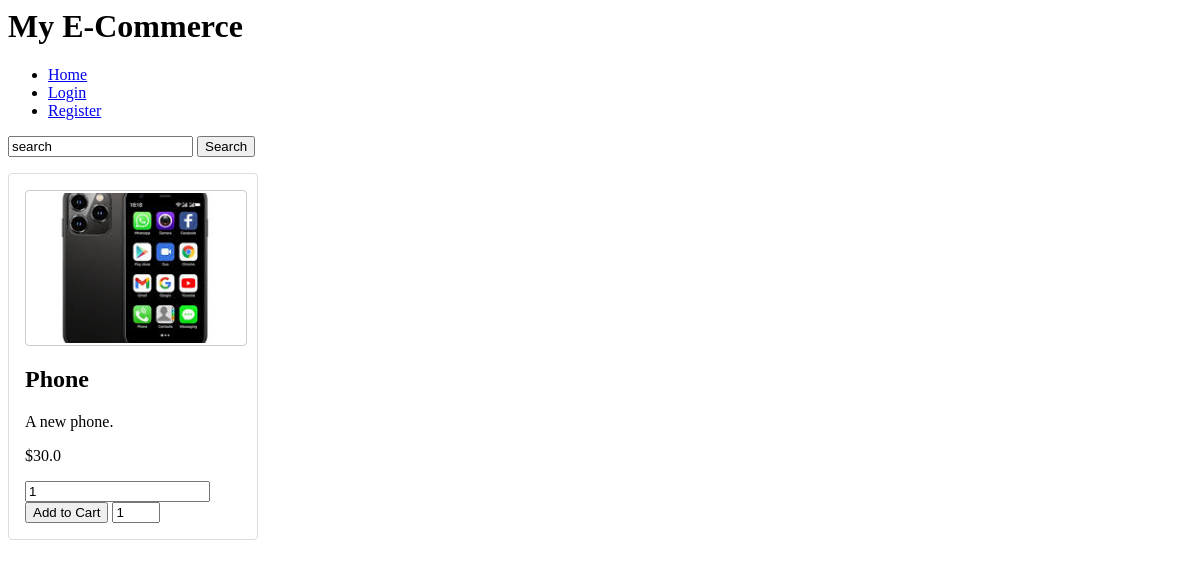
The page /search/ on the database as committed earlier.
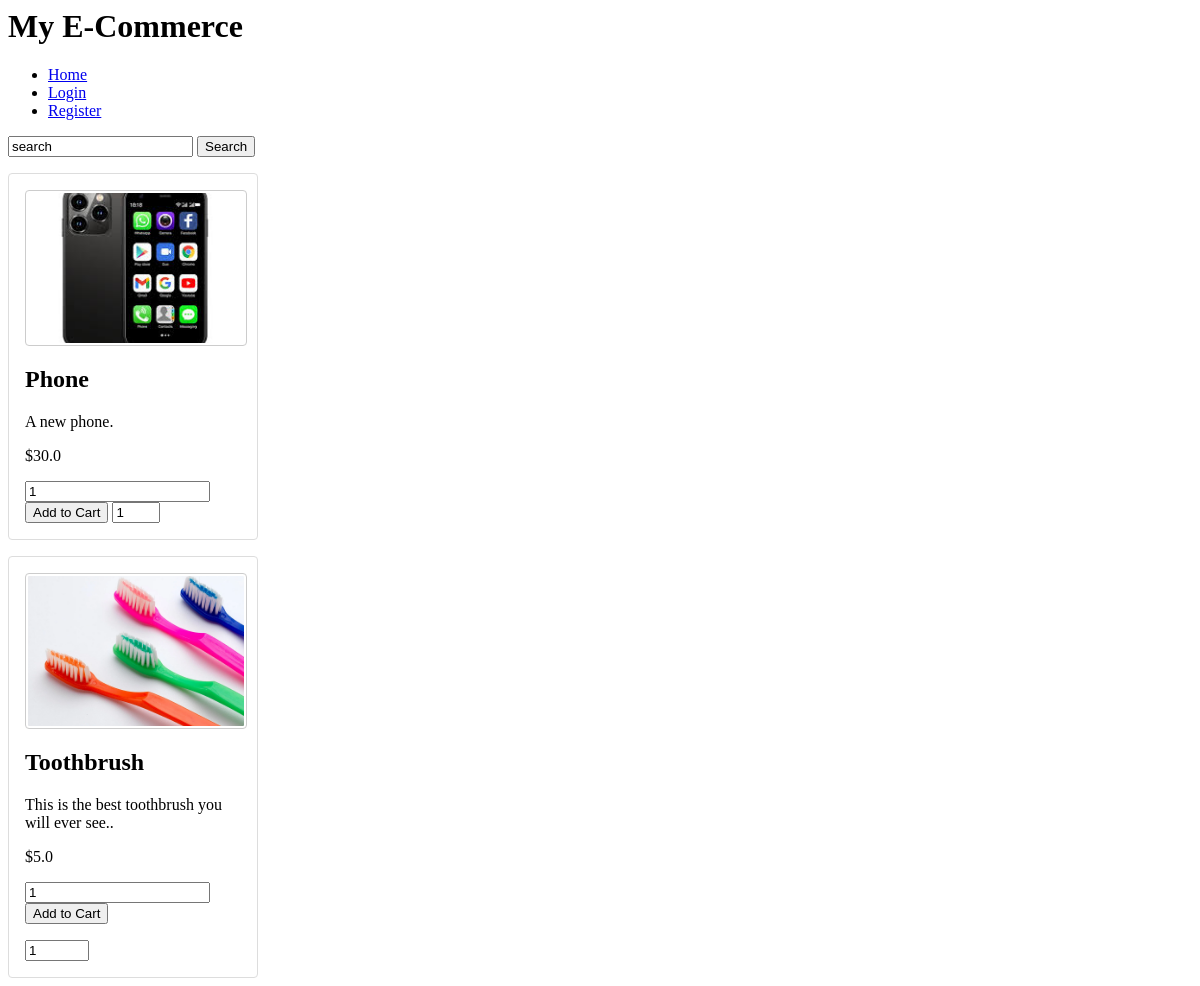
The same page on the database as committed later.
### main/models.py (models this page shows, shortened)
class Item(models.Model):
    itemID = models.BigIntegerField(primary_key=True)
    name = models.CharField(max_length=200)
    category = models.CharField(max_length=100)
    image = models.ImageField(upload_to='main/static/images', default='p')
    description = models.CharField(max_length=300)
    price = models.FloatField(default=0.0)
    stock = models.IntegerField(default=0)
    seller = models.ForeignKey(User, on_delete=models.CASCADE)
    date_added=models.DateField(default=date.today())
    approved = models.BooleanField(default=False)

### main/views.py (the view, shortened to what this page needs)
# urls.py: path("search/", views.search, name="search"),
def search(request, UserID = 0):
    userData = 0
    try:
        userData = User.objects.get(userID=UserID)
        if(userData.role == 0):
            messages.add_message(request, messages.SUCCESS, "This account was rejected by an admin. Please create a new account")
            userData.delete()
    except User.DoesNotExist:
        pass
    searchTerm = ''
    items = Item.objects.filter(approved=True)
    return render(request, "search.html", context={"items":items, "userData":userData})

### main/templates/search.html (shortened to what this page needs)
{% extends "base.html" %}
{% block content%}
<form method = "POST">
<input type="text" id="search-input" placeholder="Search for products..." name="search" value="search">
<button id="search-btn" type="submit" name="submitSearch">Search</button>
</form>
<form method = "POST">
{% for item in items %}
<section class="product-listings">
    <article class="product-card">
      <img src="{{item.image.url | slice:"5:"}}" alt="Product Image" width = 200>
      <h2>{{item.name}}</h2>
      <p>{{item.description}}.</p>
      <p class="price">${{item.price}}</p>
      <form method="POST" action="/{% if userData %}{{ userData.userID }}{% endif %}/add_to_cart/{{ item.itemID }}/">
        <input type="number" name="amount" min="1" value="1" />
        <button type="submit">Add to Cart</button>
      </form>
      <input type="number" id="amount-input" placeholder="Amount" name="amount" value=1 min=1 max={{item.stock}}>
    </article>
  </section>
{% endfor %}
</form>
{% endblock content %}

### main/templates/base.html (shortened to what this page needs)
{% load static %}
<link rel="stylesheet" href="{% static 'css/styles.css' %}">
<header>
    <div class="logo">
      <h1>My E-Commerce</h1>
    </div>
    <nav>
        <ul>
            {%if not userData.userID%}
              <li><a href="/">Home</a></li>
              <li><a href="/login">Login</a></li>
              <li><a href="/create">Register</a></li>
          {%endif%}
    </nav>
  </header>
{%if not userData.userID or userData.approved%}
  {%block content%}
  {%endblock content%}
{%endif%}

### main/static/css/styles.css (style rules this page uses)
.product-listings { display: flex; flex-wrap: wrap; gap: 20px; padding: 0; margin: 0; }
.product-card { border: 1px solid #ddd; border-radius: 4px; padding: 16px; background: #fff; box-sizing: border-box; transition: box-shadow 0.2s ease; flex: 1 0 250px; max-width: 250px; }
.product-card img { display: block; width: 100%; height: 150px; object-fit: cover; border: 1px solid #ccc; border-radius: 4px; padding: 2px; margin-bottom: 12px; }

Rows that differ between the two databases and show on the page:
added Item: image (picture), name "Toothbrush", description "This is the best toothbrush you will ever see.", price "5.0"
